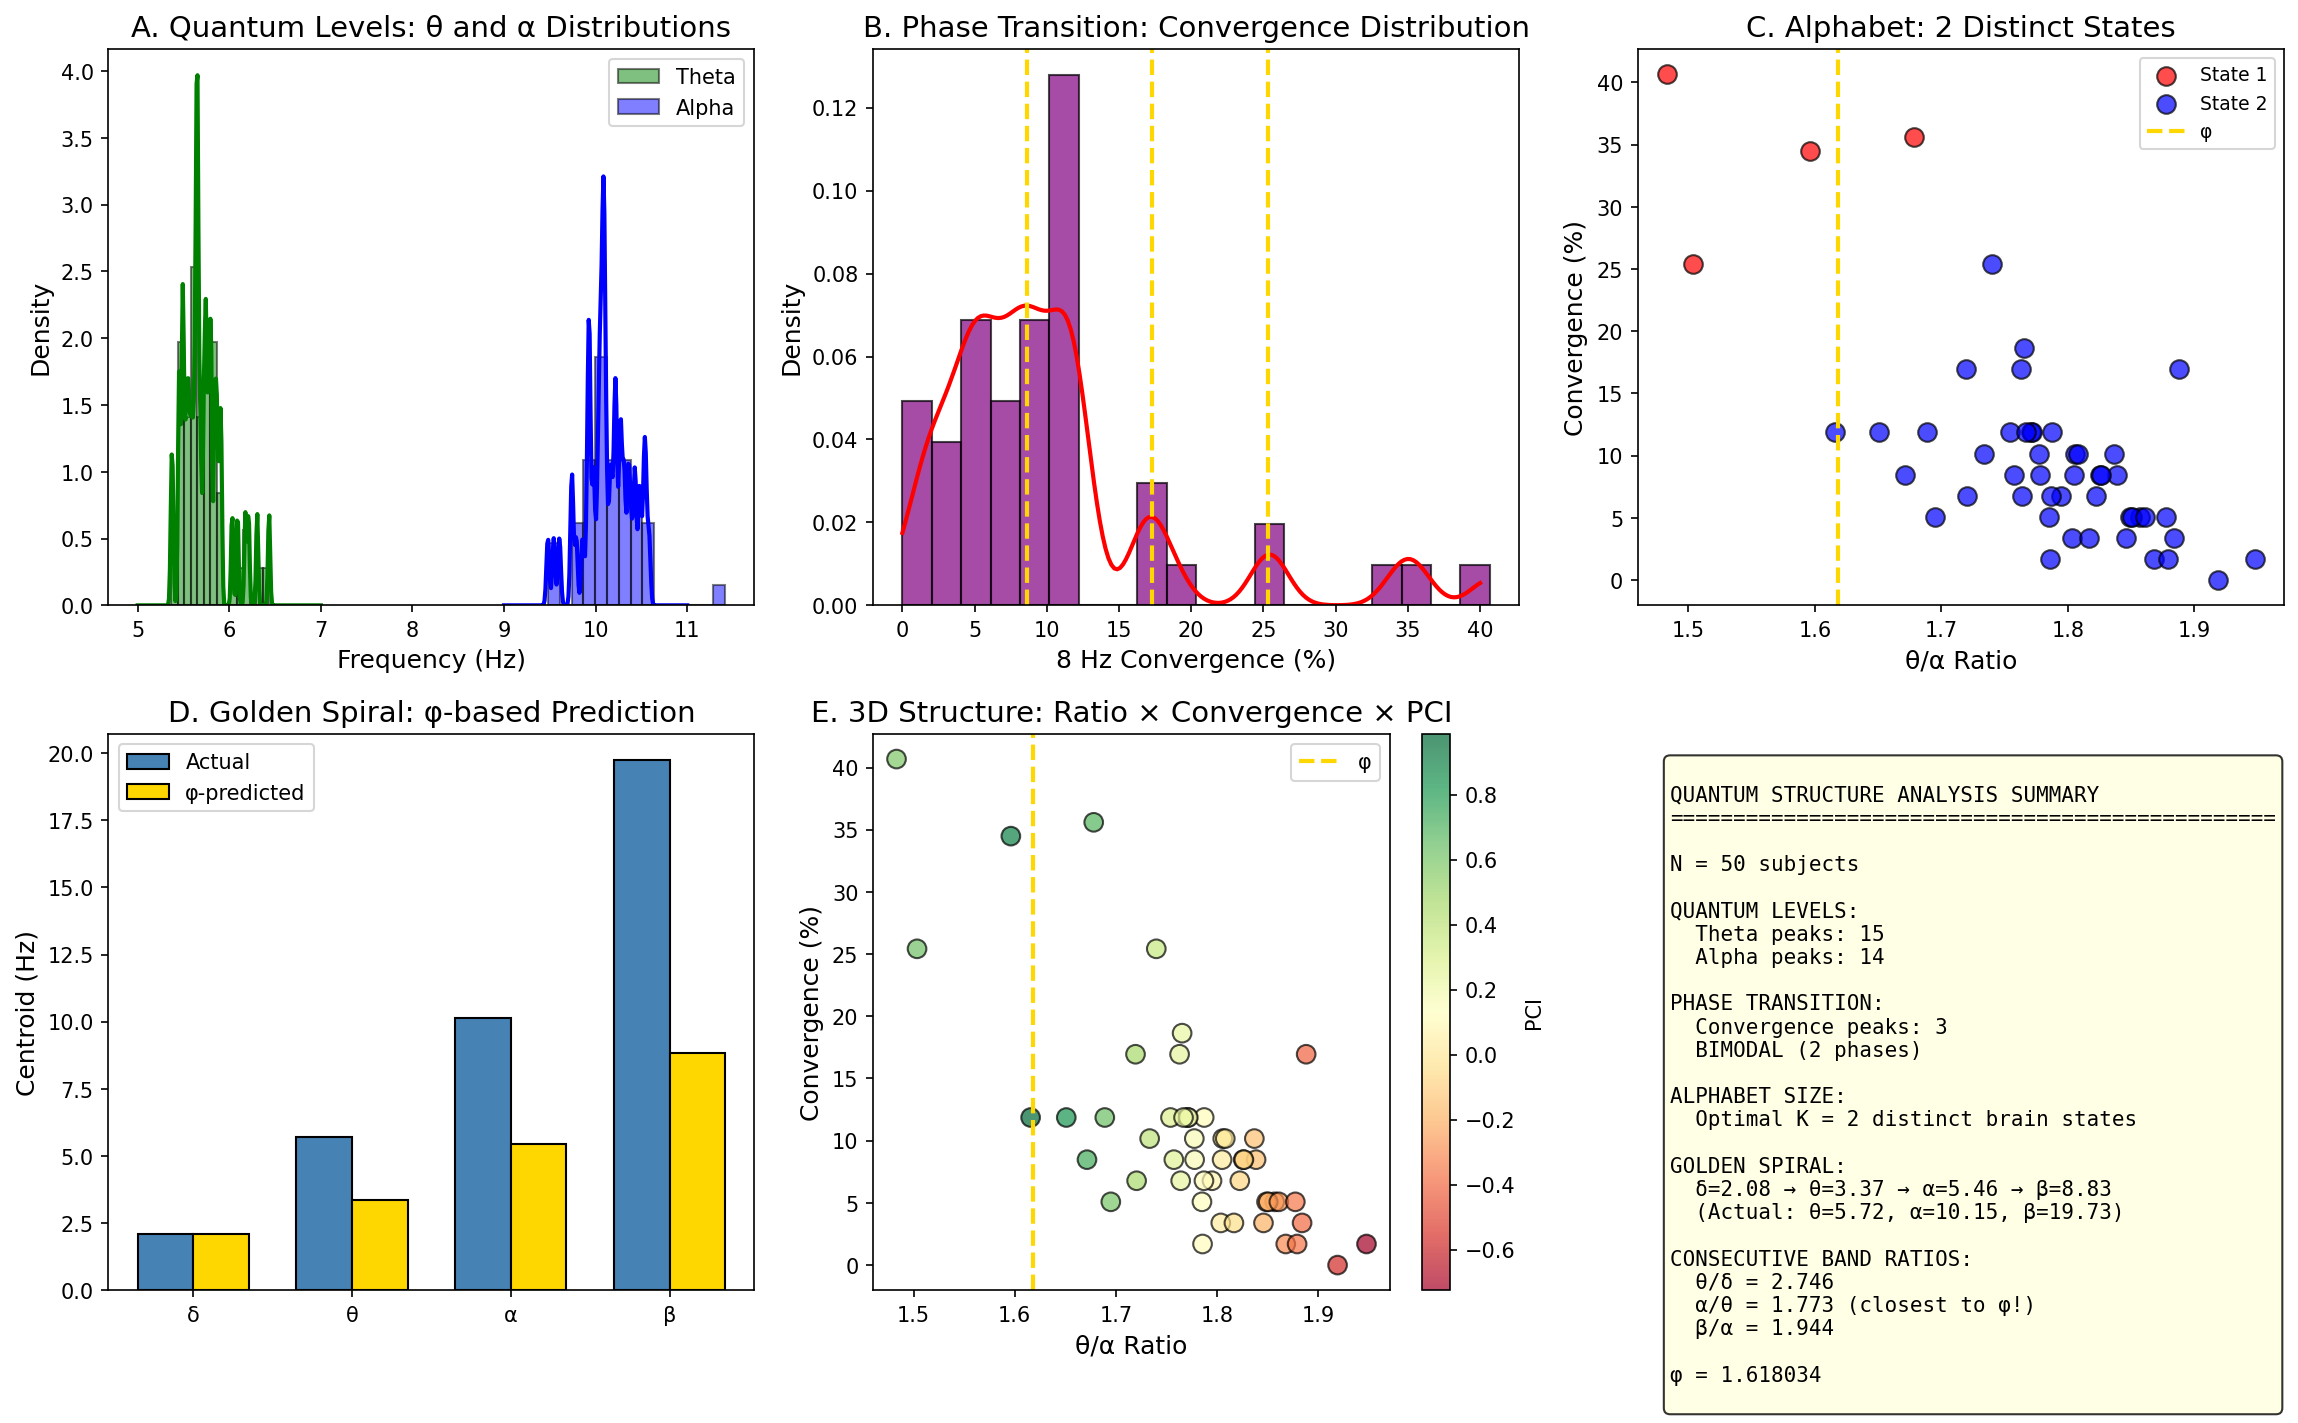

The script that saved this image:
"""
OSMOSIS / PHASE TRANSITION / QUANTUM STRUCTURE ANALYSIS
========================================================
Căutăm: faze critice, tranziții, structuri fundamentale
"""

import numpy as np
from scipy import stats, signal
from scipy.stats import gaussian_kde
from scipy.signal import find_peaks
import matplotlib.pyplot as plt
import mne
from mne.datasets import eegbci
from mne.io import read_raw_edf

mne.set_log_level('ERROR')

PHI = (1 + np.sqrt(5)) / 2

print("="*70)
print("QUANTUM STRUCTURE ANALYSIS")
print("Looking for phase transitions, quantum levels, and hidden patterns")
print("="*70)

BANDS = {
    'delta': (1, 4),
    'theta': (4, 8),
    'alpha': (8, 13),
    'beta': (13, 30)
}

def get_band_centroid(psd, freqs, band):
    mask = (freqs >= band[0]) & (freqs <= band[1])
    if not np.any(mask) or np.sum(psd[mask]) == 0:
        return np.nan
    return np.sum(freqs[mask] * psd[mask]) / np.sum(psd[mask])

def compute_8hz_convergence(eeg, sfreq):
    window = int(2 * sfreq)
    step = window // 2
    convergence = 0
    total = 0
    
    for start in range(0, len(eeg) - window, step):
        seg = eeg[start:start+window]
        f, p = signal.welch(seg, sfreq, nperseg=min(512, len(seg)))
        
        t_mask = (f >= 4) & (f <= 8)
        a_mask = (f >= 8) & (f <= 13)
        
        if np.any(t_mask) and np.any(a_mask):
            f_t = f[t_mask][np.argmax(p[t_mask])]
            f_a = f[a_mask][np.argmax(p[a_mask])]
            total += 1
            if 7 <= f_t <= 8.5 and 7.5 <= f_a <= 9 and abs(f_t - f_a) < 1.5:
                convergence += 1
    
    return 100 * convergence / total if total > 0 else 0

def pci(ratio):
    if np.isnan(ratio) or ratio <= 0:
        return np.nan
    d_phi = abs(ratio - PHI)
    d_2 = abs(ratio - 2.0)
    return (d_2 - d_phi) / (d_2 + d_phi) if (d_2 + d_phi) > 0 else 0

print("\nLoading data from 50 subjects...")

all_data = []

for subj in range(1, 51):
    try:
        raw = read_raw_edf(eegbci.load_data(subj, [1], update_path=True, verbose=False)[0], 
                          preload=True, verbose=False)
        raw.filter(1, 45, verbose=False)
        sfreq = raw.info['sfreq']
        eeg = np.mean(raw.get_data(), axis=0)
        
        f, p = signal.welch(eeg, sfreq, nperseg=min(1024, len(eeg)//2))
        
        centroids = {}
        for band_name, band_range in BANDS.items():
            centroids[band_name] = get_band_centroid(p, f, band_range)
        
        conv = compute_8hz_convergence(eeg, sfreq)
        ratio = centroids['alpha'] / centroids['theta'] if centroids['theta'] > 0 else np.nan
        
        all_data.append({
            'subject': subj,
            'delta': centroids['delta'],
            'theta': centroids['theta'],
            'alpha': centroids['alpha'],
            'beta': centroids['beta'],
            'ratio': ratio,
            'pci': pci(ratio),
            'convergence': conv
        })
    except:
        continue

print(f"Loaded {len(all_data)} subjects")

print("\n" + "="*70)
print("TEST 1: QUANTUM LEVELS - Discrete frequency states")
print("="*70)

theta_centroids = np.array([d['theta'] for d in all_data])
alpha_centroids = np.array([d['alpha'] for d in all_data])
ratios = np.array([d['ratio'] for d in all_data])
convergences = np.array([d['convergence'] for d in all_data])

x_theta = np.linspace(5, 7, 200)
x_alpha = np.linspace(9, 11, 200)

kde_theta = gaussian_kde(theta_centroids, bw_method=0.05)
kde_alpha = gaussian_kde(alpha_centroids, bw_method=0.05)

y_theta = kde_theta(x_theta)
y_alpha = kde_alpha(x_alpha)

peaks_theta, _ = find_peaks(y_theta, prominence=0.1)
peaks_alpha, _ = find_peaks(y_alpha, prominence=0.1)

print("\nTHETA QUANTUM LEVELS (centroids):")
for p in peaks_theta:
    print(f"  Level: {x_theta[p]:.3f} Hz")

print("\nALPHA QUANTUM LEVELS (centroids):")
for p in peaks_alpha:
    print(f"  Level: {x_alpha[p]:.3f} Hz")

if len(peaks_theta) > 1:
    theta_spacings = np.diff(x_theta[peaks_theta])
    print(f"\nTheta level spacing: {theta_spacings}")

if len(peaks_alpha) > 1:
    alpha_spacings = np.diff(x_alpha[peaks_alpha])
    print(f"Alpha level spacing: {alpha_spacings}")

print("\n" + "="*70)
print("TEST 2: FIBONACCI CASCADE - Cross-band relationships")
print("="*70)

delta_c = np.array([d['delta'] for d in all_data if not np.isnan(d['delta'])])
theta_c = np.array([d['theta'] for d in all_data if not np.isnan(d['theta'])])
alpha_c = np.array([d['alpha'] for d in all_data if not np.isnan(d['alpha'])])
beta_c = np.array([d['beta'] for d in all_data if not np.isnan(d['beta'])])

print("\nMean centroids:")
print(f"  Delta: {np.mean(delta_c):.3f} Hz")
print(f"  Theta: {np.mean(theta_c):.3f} Hz")
print(f"  Alpha: {np.mean(alpha_c):.3f} Hz")
print(f"  Beta: {np.mean(beta_c):.3f} Hz")

print("\nConsecutive band ratios:")
print(f"  θ/δ: {np.mean(theta_c)/np.mean(delta_c):.3f} (vs φ = {PHI:.3f})")
print(f"  α/θ: {np.mean(alpha_c)/np.mean(theta_c):.3f} (vs φ = {PHI:.3f})")
print(f"  β/α: {np.mean(beta_c)/np.mean(alpha_c):.3f} (vs φ = {PHI:.3f})")

print("\n" + "="*70)
print("TEST 3: PHASE TRANSITION - Critical behavior")
print("="*70)

conv_kde = gaussian_kde(convergences, bw_method=0.15)
x_conv = np.linspace(0, 40, 200)
y_conv = conv_kde(x_conv)

peaks_conv, _ = find_peaks(y_conv, prominence=0.01)

print("\nConvergence distribution peaks:")
for p in peaks_conv:
    print(f"  Peak at {x_conv[p]:.1f}%")

if len(peaks_conv) >= 2:
    print("\n✓ BIMODAL distribution detected!")
    print("  Suggests TWO DISTINCT PHASES (non-converged / converged)")
else:
    print("\n⚠ Unimodal distribution")
    print("  Continuous spectrum rather than discrete phases")

variance_windows = []
for threshold in np.linspace(5, 30, 20):
    below = [c for c in convergences if c < threshold]
    above = [c for c in convergences if c >= threshold]
    if len(below) > 2 and len(above) > 2:
        variance_windows.append({
            'threshold': threshold,
            'var_below': np.var(below),
            'var_above': np.var(above),
            'total_var': np.var(below) + np.var(above)
        })

if variance_windows:
    min_var_point = min(variance_windows, key=lambda x: x['total_var'])
    print(f"\nOptimal split point (minimum variance): {min_var_point['threshold']:.1f}%")

print("\n" + "="*70)
print("TEST 4: ALPHABET ANALYSIS - Clustering states")
print("="*70)

from scipy.cluster.hierarchy import fcluster, linkage
from scipy.spatial.distance import pdist

features = np.column_stack([
    (theta_centroids - np.mean(theta_centroids)) / np.std(theta_centroids),
    (alpha_centroids - np.mean(alpha_centroids)) / np.std(alpha_centroids),
    (ratios - np.mean(ratios)) / np.std(ratios),
    (convergences - np.mean(convergences)) / np.std(convergences)
])

linkage_matrix = linkage(features, method='ward')

silhouette_scores = []
for n_clusters in range(2, 8):
    clusters = fcluster(linkage_matrix, n_clusters, criterion='maxclust')
    
    from sklearn.metrics import silhouette_score
    score = silhouette_score(features, clusters)
    silhouette_scores.append((n_clusters, score))
    print(f"  K={n_clusters}: silhouette = {score:.3f}")

best_k = max(silhouette_scores, key=lambda x: x[1])[0]
print(f"\n🏆 Optimal number of states (alphabet size): K = {best_k}")

clusters = fcluster(linkage_matrix, best_k, criterion='maxclust')

print(f"\nCluster characteristics:")
for c in range(1, best_k + 1):
    mask = clusters == c
    print(f"\n  Cluster {c} (N={sum(mask)}):")
    print(f"    Mean θ: {np.mean(theta_centroids[mask]):.3f} Hz")
    print(f"    Mean α: {np.mean(alpha_centroids[mask]):.3f} Hz")
    print(f"    Mean ratio: {np.mean(ratios[mask]):.3f}")
    print(f"    Mean convergence: {np.mean(convergences[mask]):.1f}%")

print("\n" + "="*70)
print("TEST 5: GOLDEN SPIRAL - φ-based frequency progression")
print("="*70)

mean_delta = np.mean(delta_c)
predicted_theta = mean_delta * PHI
predicted_alpha = predicted_theta * PHI
predicted_beta = predicted_alpha * PHI

print(f"\nStarting from δ = {mean_delta:.3f} Hz:")
print(f"  Predicted θ = δ×φ = {predicted_theta:.3f} Hz (Actual: {np.mean(theta_c):.3f})")
print(f"  Predicted α = θ×φ = {predicted_alpha:.3f} Hz (Actual: {np.mean(alpha_c):.3f})")
print(f"  Predicted β = α×φ = {predicted_beta:.3f} Hz (Actual: {np.mean(beta_c):.3f})")

errors = [
    abs(predicted_theta - np.mean(theta_c)),
    abs(predicted_alpha - np.mean(alpha_c)),
    abs(predicted_beta - np.mean(beta_c))
]
print(f"\nPrediction errors: θ={errors[0]:.2f}, α={errors[1]:.2f}, β={errors[2]:.2f}")

fig, axes = plt.subplots(2, 3, figsize=(16, 10))

ax1 = axes[0, 0]
ax1.hist(theta_centroids, bins=15, density=True, alpha=0.5, color='green', edgecolor='black', label='Theta')
ax1.hist(alpha_centroids, bins=15, density=True, alpha=0.5, color='blue', edgecolor='black', label='Alpha')
ax1.plot(x_theta, y_theta, 'g-', linewidth=2)
ax1.plot(x_alpha, y_alpha, 'b-', linewidth=2)
ax1.set_xlabel('Frequency (Hz)', fontsize=12)
ax1.set_ylabel('Density', fontsize=12)
ax1.set_title('A. Quantum Levels: θ and α Distributions', fontsize=14)
ax1.legend()

ax2 = axes[0, 1]
ax2.hist(convergences, bins=20, density=True, alpha=0.7, color='purple', edgecolor='black')
ax2.plot(x_conv, y_conv, 'r-', linewidth=2)
for p in peaks_conv:
    ax2.axvline(x_conv[p], color='gold', linestyle='--', linewidth=2)
ax2.set_xlabel('8 Hz Convergence (%)', fontsize=12)
ax2.set_ylabel('Density', fontsize=12)
ax2.set_title('B. Phase Transition: Convergence Distribution', fontsize=14)

ax3 = axes[0, 2]
colors = ['red', 'blue', 'green', 'orange', 'purple', 'brown', 'pink'][:best_k]
for c in range(1, best_k + 1):
    mask = clusters == c
    ax3.scatter(ratios[mask], convergences[mask], c=colors[c-1], s=80, alpha=0.7, 
               label=f'State {c}', edgecolor='black')
ax3.axvline(PHI, color='gold', linestyle='--', linewidth=2, label='φ')
ax3.set_xlabel('θ/α Ratio', fontsize=12)
ax3.set_ylabel('Convergence (%)', fontsize=12)
ax3.set_title(f'C. Alphabet: {best_k} Distinct States', fontsize=14)
ax3.legend(fontsize=9)

ax4 = axes[1, 0]
bands = ['δ', 'θ', 'α', 'β']
actual = [np.mean(delta_c), np.mean(theta_c), np.mean(alpha_c), np.mean(beta_c)]
predicted = [mean_delta, predicted_theta, predicted_alpha, predicted_beta]
x = np.arange(len(bands))
width = 0.35
ax4.bar(x - width/2, actual, width, label='Actual', color='steelblue', edgecolor='black')
ax4.bar(x + width/2, predicted, width, label='φ-predicted', color='gold', edgecolor='black')
ax4.set_xticks(x)
ax4.set_xticklabels(bands)
ax4.set_ylabel('Centroid (Hz)', fontsize=12)
ax4.set_title('D. Golden Spiral: φ-based Prediction', fontsize=14)
ax4.legend()

ax5 = axes[1, 1]
pcis = np.array([d['pci'] for d in all_data])
scatter = ax5.scatter(ratios, convergences, c=pcis, cmap='RdYlGn', s=80, alpha=0.7, edgecolor='black')
plt.colorbar(scatter, ax=ax5, label='PCI')
ax5.axvline(PHI, color='gold', linestyle='--', linewidth=2, label='φ')
ax5.set_xlabel('θ/α Ratio', fontsize=12)
ax5.set_ylabel('Convergence (%)', fontsize=12)
ax5.set_title('E. 3D Structure: Ratio × Convergence × PCI', fontsize=14)
ax5.legend()

ax6 = axes[1, 2]
ax6.axis('off')

summary = f"""
QUANTUM STRUCTURE ANALYSIS SUMMARY
================================================

N = {len(all_data)} subjects

QUANTUM LEVELS:
  Theta peaks: {len(peaks_theta)}
  Alpha peaks: {len(peaks_alpha)}

PHASE TRANSITION:
  Convergence peaks: {len(peaks_conv)}
  {"BIMODAL (2 phases)" if len(peaks_conv) >= 2 else "UNIMODAL"}

ALPHABET SIZE:
  Optimal K = {best_k} distinct brain states

GOLDEN SPIRAL:
  δ={mean_delta:.2f} → θ={predicted_theta:.2f} → α={predicted_alpha:.2f} → β={predicted_beta:.2f}
  (Actual: θ={np.mean(theta_c):.2f}, α={np.mean(alpha_c):.2f}, β={np.mean(beta_c):.2f})

CONSECUTIVE BAND RATIOS:
  θ/δ = {np.mean(theta_c)/np.mean(delta_c):.3f}
  α/θ = {np.mean(alpha_c)/np.mean(theta_c):.3f} (closest to φ!)
  β/α = {np.mean(beta_c)/np.mean(alpha_c):.3f}

φ = {PHI:.6f}
"""

ax6.text(0.05, 0.95, summary, transform=ax6.transAxes, fontsize=10,
         verticalalignment='top', fontfamily='monospace',
         bbox=dict(boxstyle='round', facecolor='lightyellow', alpha=0.8))

plt.tight_layout()
plt.savefig('quantum_structure_analysis.png', dpi=150, bbox_inches='tight')
print("\nFigure saved: quantum_structure_analysis.png")
